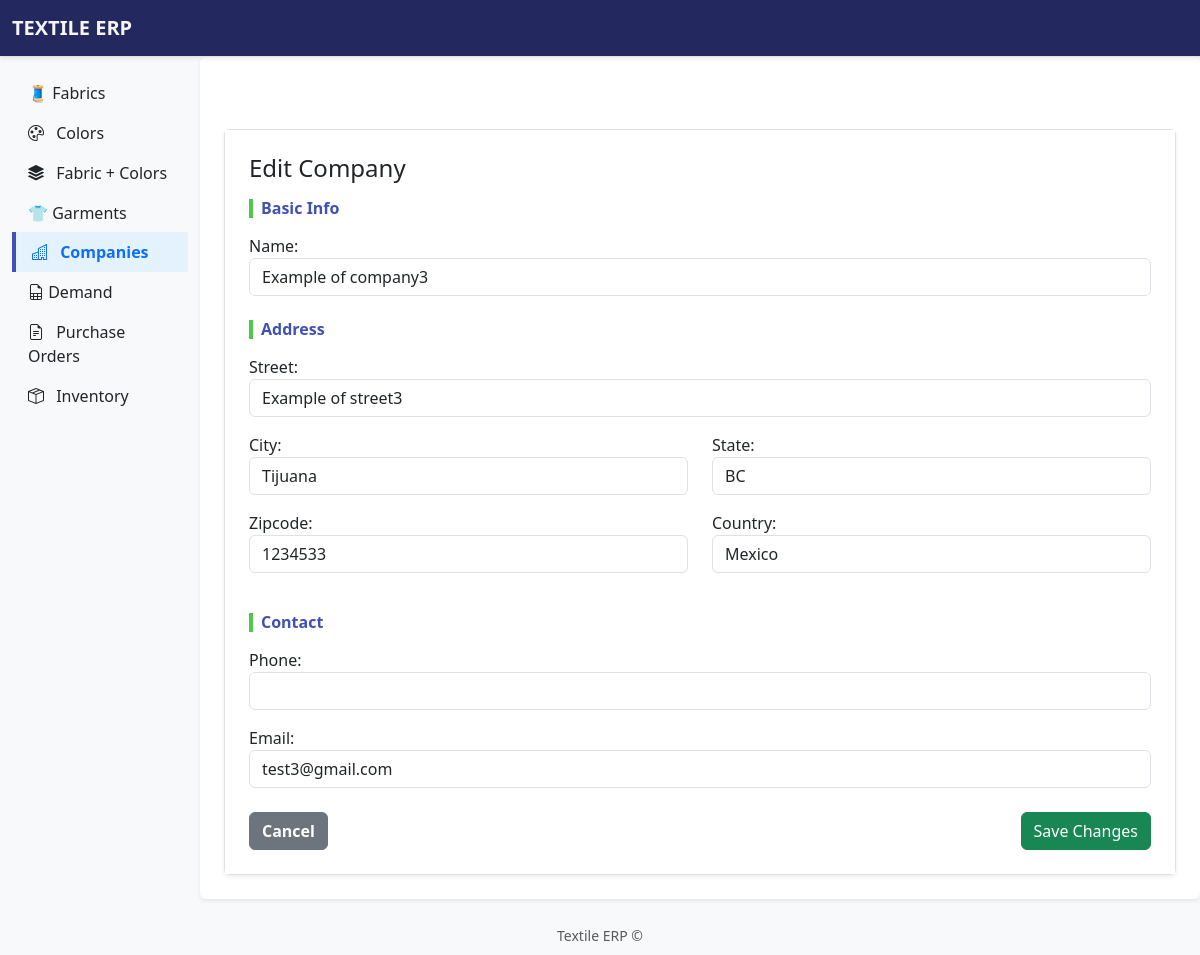
The app's page /companies/edit/9/ with its own data.
### apps/companies/models.py (models this page shows, shortened)
class Company(models.Model):
    name = models.CharField(max_length=150, unique=True)
    street = models.CharField(max_length=150)
    city = models.CharField(max_length=100)
    state = models.CharField(max_length=100)
    zipcode = models.CharField(max_length=20)
    country = models.CharField(max_length=100)
    phone = models.CharField(max_length=20, blank=True, null=True)
    email = models.EmailField(blank=True, null=True)
    is_active = models.BooleanField(default=True)

### apps/companies/views.py (the view)
# urls.py: path('edit/<int:company_id>/', views.edit_company, name='edit_company'),
def edit_company(request, company_id):
    company = get_object_or_404(Company, id=company_id)
    form = AddCompanyForm(request.POST or None, instance=company)
    if request.method == "POST":
        if form.is_valid():
            form.save()
            return redirect("companies:companies_list")
    return render(request, "companies/edit_company.html", {"form":form})

### apps/companies/forms.py
class AddCompanyForm(forms.ModelForm):
    class Meta:
        model = Company
        fields = ['name', 'street', 'city', 'state', 'zipcode', 'country', 'phone', 'email']
        widgets = {
            'name': forms.TextInput(attrs={'class': 'form-control'}),
            'street': forms.TextInput(attrs={'class': 'form-control'}),
            'city': forms.TextInput(attrs={'class': 'form-control'}),
            'state': forms.TextInput(attrs={'class': 'form-control'}),
            'zipcode': forms.TextInput(attrs={'class': 'form-control'}),
            'country': forms.TextInput(attrs={'class': 'form-control'}),
            'phone': forms.TextInput(attrs={'class': 'form-control'}),
            'email': forms.EmailInput(attrs={'class': 'form-control'}),
        }

### apps/companies/templates/companies/edit_company.html (shortened to what this page needs)
{% extends "base.html" %}
{% block content %}
<div class="mt-5">
  <div class="card shadow-sm">
    <div class="card-body">
      <form method="post">
        <h4 class="mb-3">Edit Company</h4>
        {% include "companies/_company_form.html" with form=form %}
        <div class="d-flex justify-content-between mt-4">
          <a href="{% url 'companies:companies_list' %}" class="btn btn-secondary">Cancel</a>
          <button type="submit" class="btn btn-success">Save Changes</button>
        </div>
      </form>
    </div>
  </div>
</div>
{% endblock %}

### apps/companies/templates/companies/_company_form.html (shortened to what this page needs)
<div class="mb-4">
    <h6 class="section-header">Basic Info</h6>
    <div class="mb-3">
        {{ form.name.label_tag }}
        {{ form.name }}
    </div>
</div>
<div class="mb-4">
    <h6 class="section-header">Address</h6>
    <div class="mb-3">
        {{ form.street.label_tag }}
        {{ form.street }}
    </div>
    <div class="row">
        <div class="col-md-6 mb-3">
            {{ form.city.label_tag }}
            {{ form.city }}
        </div>
        <div class="col-md-6 mb-3">
            {{ form.state.label_tag }}
            {{ form.state }}
        </div>
    </div>
    <div class="row">
        <div class="col-md-6 mb-3">
            {{ form.zipcode.label_tag }}
            {{ form.zipcode }}
        </div>
        <div class="col-md-6 mb-3">
            {{ form.country.label_tag }}
            {{ form.country }}
        </div>
    </div>
</div>
<div class="mb-4">
    <h6 class="section-header">Contact</h6>
    <div class="col-md-12 mb-3">
        {{ form.phone.label_tag }}
        {{ form.phone }}
    </div>
    <div class="col-md-12 mb-3">
        {{ form.email.label_tag }}
        {{ form.email }}
    </div>
</div>

### static/css/base.css (style rules this page uses)
.card { border: 1px solid #dee2e6; border-radius: 6px; }
.card-body { background-color: #ffffff; padding: 1.5rem; }
.btn-secondary { background-color: #6c757d; border-color: #6c757d; color: #fff; border-radius: 6px; font-weight: 600; }
.section-header { font-size: 1rem; font-weight: 600; color: #3f51b5; border-left: 4px solid #53c54a; padding-left: 8px; margin-bottom: 1rem; }

### records on screen
Company: name "Example of company3", street "Example of street3", city "Tijuana", state "BC", zipcode "1234533", country "Mexico", email "test3@gmail.com"
